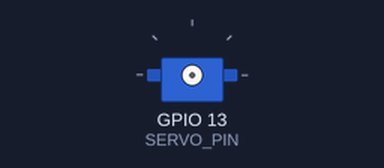
Bench run of a program on a simulated ESP32. Parts: servo. Servo pulses on a pin are drawn as a servo (544–2400 µs = 0–180°).

Above: at 0.05 s.
At 1.2 s:
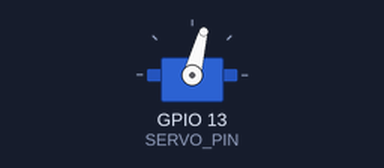
At 2.4 s:
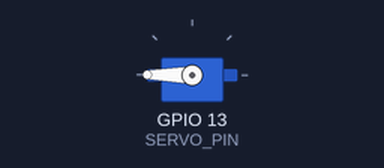
At 4.8 s:
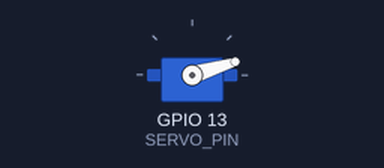
Timing chart, 0 to 7.1 s (numbered marks = the images above):
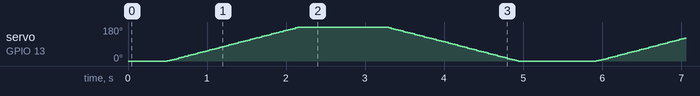

The program:

main.cpp
```cpp
#include <Arduino.h>

// configuration constants
const int CHANNEL = 0;
const int SERVO_PIN = 13;
const int FREQUENCY = 50; // Hz
const int RESOLUTION = 16; // bits
const int PERIOD_US = 20000; // microseconds (1,000,000 / 50Hz)
const int MAX_DUTY = 65535; // 2^16 - 1

const int ANCHOR_PULSE_US = 1500; // microseconds at 0°
const float RATE = 1500.0 / 90.0; // microseconds per degree

int servoControl(int);

void setup() {
  ledcSetup(CHANNEL, FREQUENCY, RESOLUTION);
  ledcAttachPin(SERVO_PIN, CHANNEL);
}

void loop() {
  for (int angle = 0; angle <=180; angle += 1) {
    ledcWrite(CHANNEL, servoControl(angle));
    delay(15);
  }

  for (int angle = 180; angle >= 0; angle -= 1) {
    ledcWrite(CHANNEL, servoControl(angle));
    delay(15);
  }
}

// put function definitions here:
int servoControl(int angle) {
  int pulse_us = ANCHOR_PULSE_US + (angle - 90) * RATE;

  int duty = (pulse_us / static_cast<float>(PERIOD_US)) * MAX_DUTY;
  return duty;
}
```
